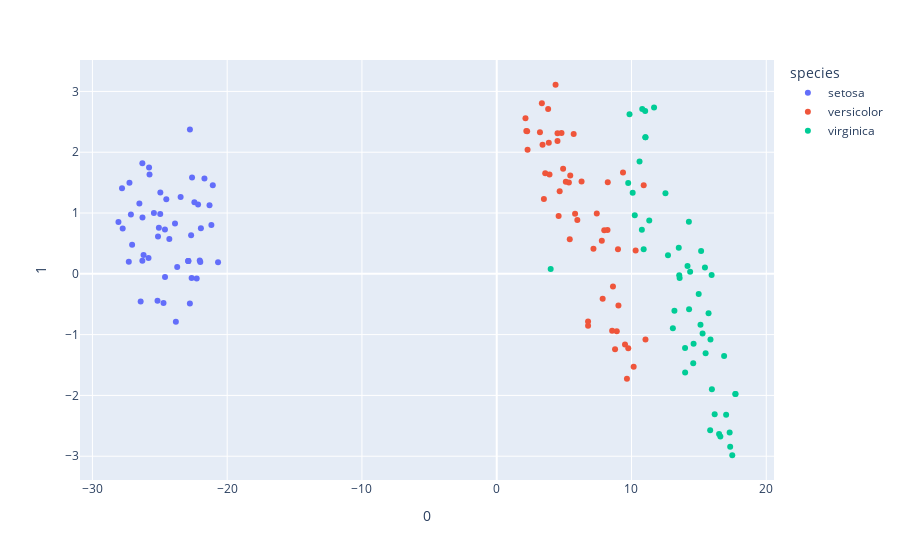

Notebook source saved alongside this figure:
### Markdown cell above
## Scatter Plot

### Code cell
from sklearn.manifold import TSNE
import plotly.express as px

df = px.data.iris()

features = df.loc[:, :'petal_width']

tsne = TSNE(n_components=2, random_state=0)
projections = tsne.fit_transform(features)

fig = px.scatter(
    projections, x=0, y=1,
    color=df.species, labels={'color': 'species'}
)
fig.show()
